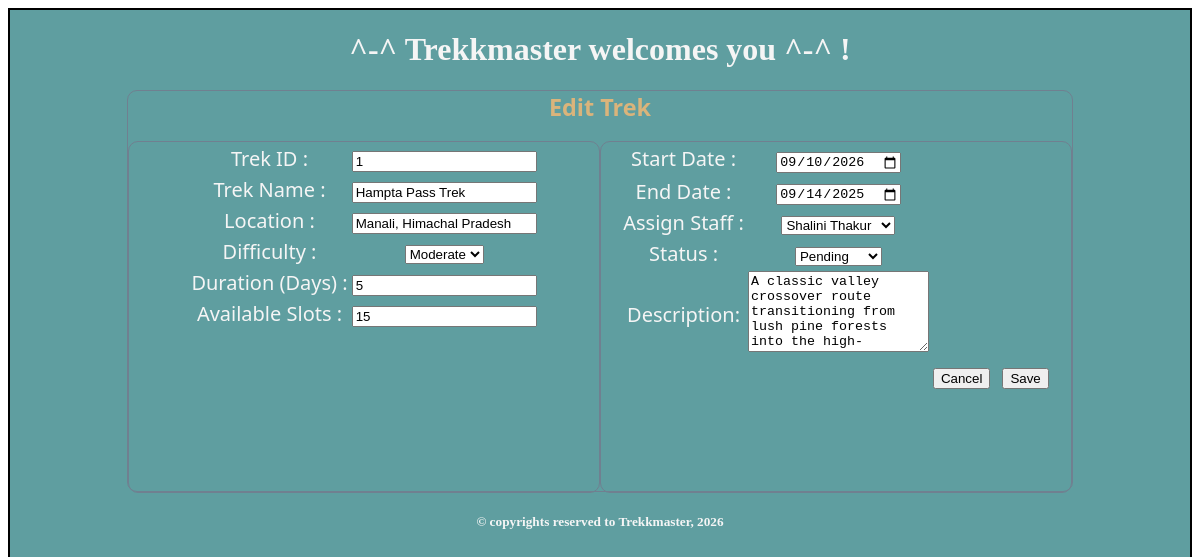
The page /edit_trek/1 on the database as committed earlier.
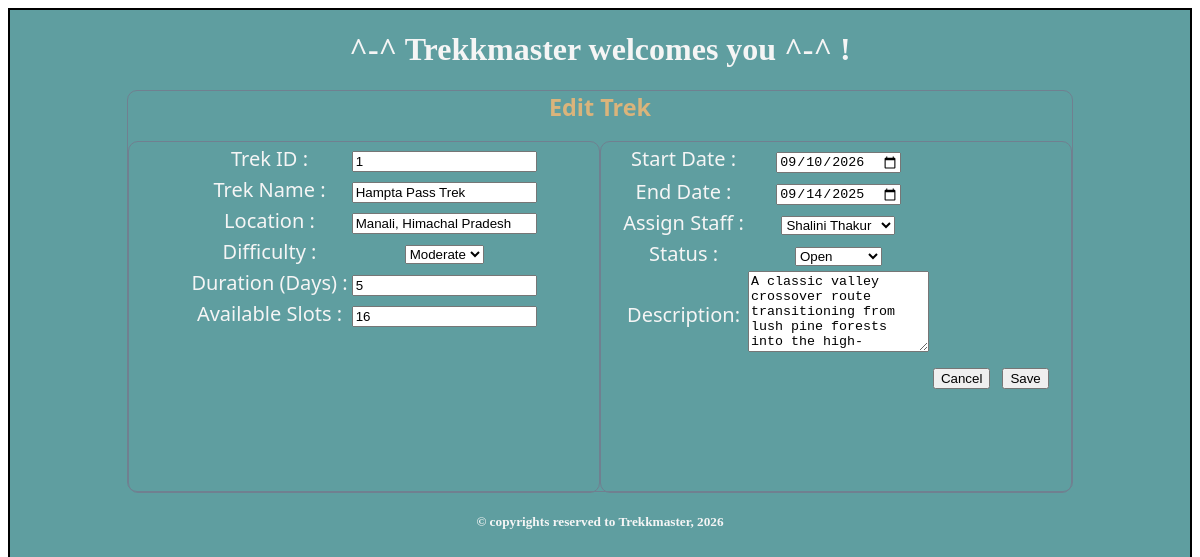
The same page on the database as committed later.
### models.py (models this page shows)
class Trek(db.Model):
    __tablename__='trek'
    trek_id = db.Column(db.Integer, primary_key=True, autoincrement=True)
    trek_name = db.Column(db.String, unique = True, nullable = False)
    location = db.Column(db.String, nullable = False)
    difficulty = db.Column(db.Integer, nullable=False, default=0)  #0-easy, 1-moderate, 2- hard
    staff_assigned = db.Column(db.Integer, db.ForeignKey('staff.staff_id'), nullable = False)
    status = db.Column(db.Integer, nullable=False, default=0)  #0-open, 1-closed, 2- completed
    duration = db.Column(db.Integer, nullable = False)
    description = db.Column(db.String, nullable = False)
    av_slots = db.Column(db.Integer, nullable = False)
    st_date = db.Column(db.Date, nullable = False)
    en_date = db.Column(db.Date, nullable = False)
    bookings = db.relationship("Bookings", cascade="all, delete", backref="trek")

### controller.py (the view)
@app.route('/edit_trek/<int:trek_id>')
def edit_trek(trek_id):
    trek_data = Trek.query.get_or_404(trek_id)
    staff_list = Staff.query.filter_by(status=1).all()
    return render_template("edit_trek.html", trek_data=trek_data, staff_list=staff_list)

### templates/edit_trek.html (shortened to what the changed rows need)
<!DOCTYPE html>
<html lang="en">
<head>
    <link rel="stylesheet" href="/static/main.css">
</head>
<body>
    <div class="container">
        <div class="center">
            <h1>^-^ Trekkmaster welcomes you ^-^ !</h1>
        </div>
        <div class="form_style" ; style="width: 80%;">
            <form action="/update_trek" method="POST">
                <div style="display: flex; padding-top: 18px;">
                    <div class="form_style" ; style="height: 350px;">
                        <table class="center">
                            <tr>
                                <td><input type="text" name="trek_id" value="{{ trek_data.trek_id }}" readonly></td>
                            </tr>
                            <tr>
                                <td><input type="text" name="trek_name" value="{{trek_data.trek_name}}"></td>
                            </tr>
                            <tr>
                                <td><input type="text" name="locn" value="{{trek_data.location}}"></td>
                            </tr>
                            <tr>
                                <td>
                                    <select name="diff">
                                        <option value="1" {% if trek_data.difficulty|int==1 %}selected{% endif %}>Moderate</option>
                                    </select>
                                </td>
                            </tr>
                            <tr>
                                <td><input type="text" name="durn" value="{{trek_data.duration}}"></td>
                            </tr>
                            <tr>
                                <td><input type="text" name="av_slots" value="{{ trek_data.av_slots }}"></td>
                            </tr>
                        </table>
                    </div>
                    <div class="form_style" ; style="height: 350px;">
                        <table class="center">
                            <tr>
                                <td><input type="date" name="st_date" value="{{ trek_data.st_date }}"></td>
                            </tr>
                            <tr>
                                <td><input type="date" name="en_date" value="{{ trek_data.en_date }}"></td>
                            </tr>
                            <tr>
                                <td>
                                    <select name="status">
                                        <option value="0" {% if trek_data.status|int==0 %}selected{% endif %}>Pending
                                        </option>
                                        <option value="1" {% if trek_data.status|int==1 %}selected{% endif %}>Open
                                        </option>
                                    </select>
                                </td>
                            </tr>
                            <tr>
                                <td><textarea name="desn" id="add" cols="20"
                                        rows="5">{{trek_data.description}}</textarea></td>
                            </tr>
                        </table>
                    </div>
                </div>
            </form>
        </div>
    </div>
</body>
</html>

Rows that differ between the two databases and show on the page:
changed Trek "Hampta Pass Trek": av_slots "15" → "16"; status "Pending" → "Open"
